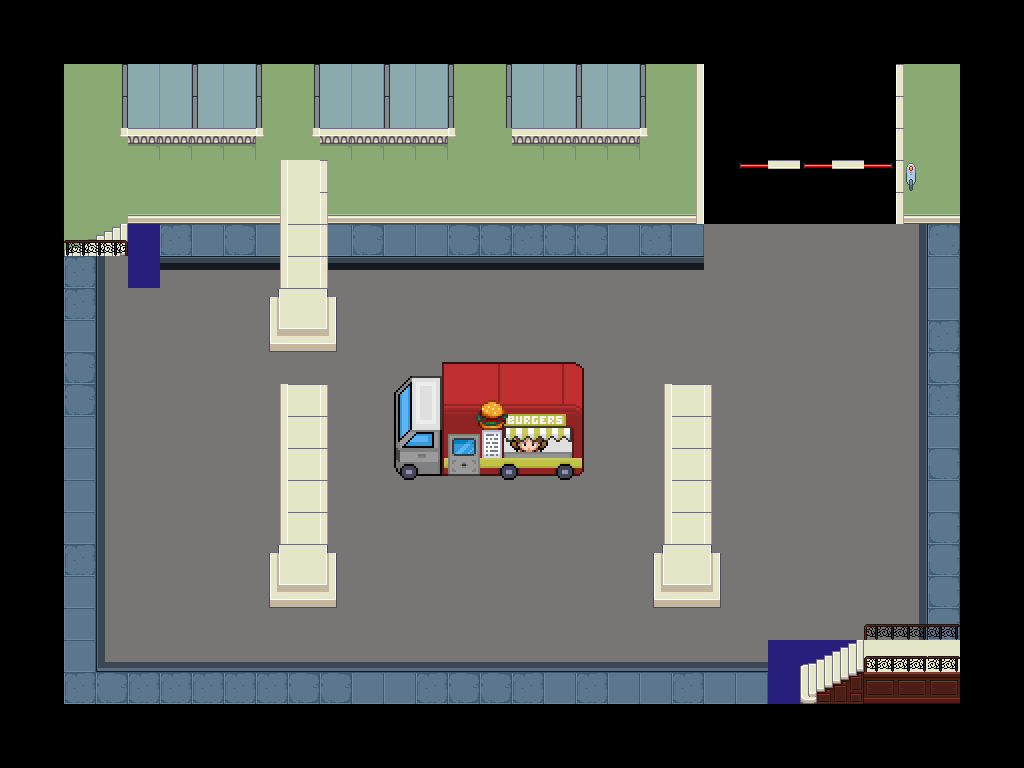

A level layout from a 2D game, rendered from its tile map. Below: a short description, then the map file with tile-grid data replaced by summaries:
An orthogonal 32x24 tile map with 32x32 px tiles, 12 tile layers (sol, vers_sousSolCouloir2, vers_sol, trottoir, ...), 5 tilesets.

<map version="1.8" tiledversion="1.8.2" orientation="orthogonal" renderorder="right-down" width="32" height="24" tilewidth="32" tileheight="32" infinite="0" nextlayerid="39" nextobjectid="1">
 <tileset firstgid="1" source="couleur.tsx" />
 <tileset firstgid="10" source="Interior.tsx" />
 <tileset firstgid="1034" source="porte.tsx" />
 <tileset firstgid="1050" source="pixel-cyberpunk-interior.tsx" />
 <tileset firstgid="1281" source="food_trucks_tiles__by_pkmnalexandrite_dca8zbr-375w-2x.tsx" />
 <layer id="24" name="sol" width="32" height="24">
  <data>[768 cells, 420 non-empty, 1 distinct tile ids]</data>
 </layer>
 <layer id="37" name="vers_sousSolCouloir2" width="32" height="24">
  <data>[768 cells, 2 non-empty, 1 distinct tile ids]</data>
 </layer>
 <layer id="38" name="vers_sol" width="32" height="24">
  <data>[768 cells, 5 non-empty, 1 distinct tile ids]</data>
 </layer>
 <layer id="34" name="trottoir" width="32" height="24">
  <data>[768 cells, 128 non-empty, 10 distinct tile ids]</data>
 </layer>
 <layer id="32" name="pilier sol" width="32" height="24">
  <data>[768 cells, 36 non-empty, 3 distinct tile ids]</data>
 </layer>
 <layer id="31" name="noir 99" width="32" height="24">
  <data>[768 cells, 208 non-empty, 4 distinct tile ids]</data>
 </layer>
 <layer id="27" name="mur 99" width="32" height="24">
  <data>[768 cells, 112 non-empty, 3 distinct tile ids]</data>
 </layer>
 <layer id="25" name="mobilier sol" width="32" height="24">
  <data>[768 cells, 18 non-empty, 10 distinct tile ids]</data>
 </layer>
 <layer id="29" name="mobiliersol2 99" width="32" height="24">
  <data>[768 cells, 29 non-empty, 11 distinct tile ids]</data>
 </layer>
 <layer id="33" name="pilier mur 99" width="32" height="24">
  <data>[768 cells, 6 non-empty, 3 distinct tile ids]</data>
 </layer>
 <layer id="28" name="fenetre 99" width="32" height="24">
  <data>[768 cells, 45 non-empty, 7 distinct tile ids]</data>
 </layer>
 <layer id="30" name="foodtruck 99" width="32" height="24">
  <data>[768 cells, 28 non-empty, 28 distinct tile ids]</data>
 </layer>
</map>
